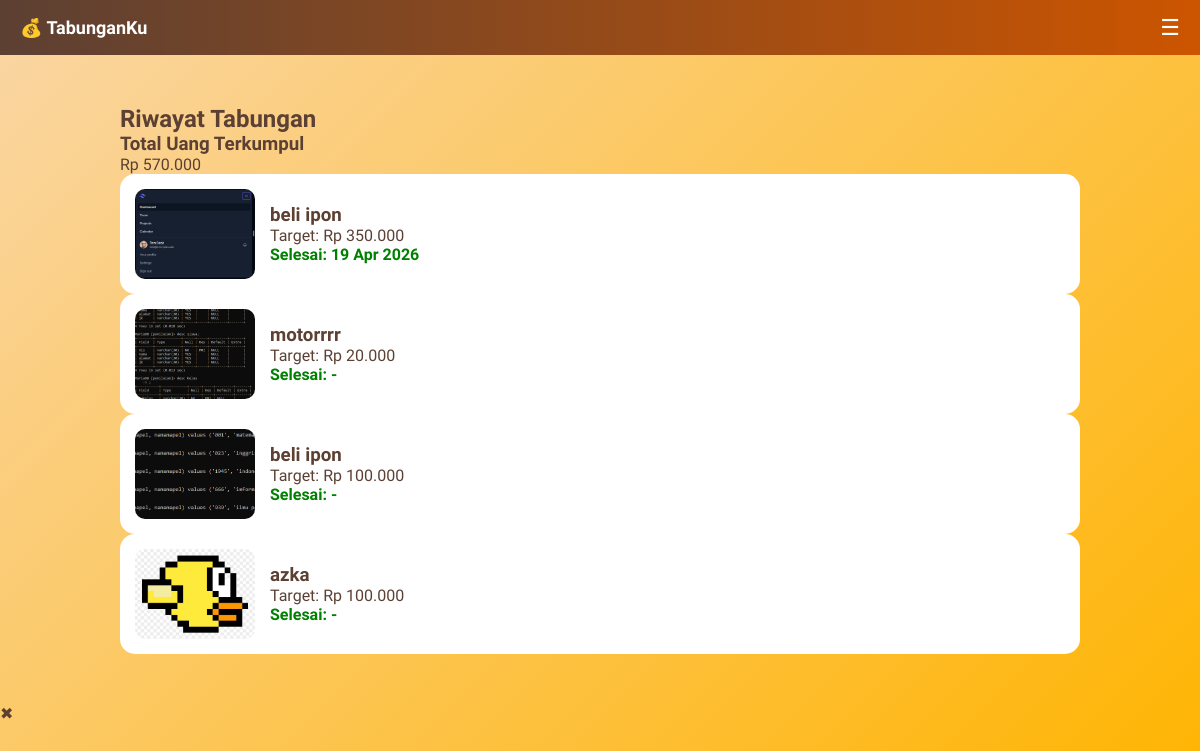
The page /rencana_tabungan/riwayat.php (signed in) on the database its author committed.
### tables this page shows
CREATE TABLE `tabungan` (
  `id` int(11) NOT NULL,
  `user_id` int(11) DEFAULT NULL,
  `judul` varchar(100) DEFAULT NULL,
  `foto` varchar(255) DEFAULT NULL,
  `target_nominal` int(11) DEFAULT NULL,
  `target_tanggal` date DEFAULT NULL,
  `status` varchar(20) NOT NULL DEFAULT 'belum',
  `tanggal_mulai` date DEFAULT NULL,
  `updated_at` datetime DEFAULT NULL
);

### rencana_tabungan/riwayat.php (the view, shortened to what this page needs)
<?php
include "config/koneksi.php";
include "layout/header.php";
$user_id = $_SESSION['user_id'];
$total_riwayat = mysqli_fetch_assoc(mysqli_query($conn, "
SELECT SUM(target_nominal) as total
FROM tabungan
WHERE user_id='$user_id' AND status='selesai'
"));
$query = mysqli_query($conn, "
SELECT * FROM tabungan
WHERE user_id='$user_id' AND status='selesai'
ORDER BY updated_at DESC
");
?>
<div class="container">
<h2> Riwayat Tabungan</h2>
<div class="card highlight">
    <h3>Total Uang Terkumpul</h3>
    <p class="total-uang">
        Rp <?= number_format($total_riwayat['total'] ?? 0,0,',','.') ?>
    </p>
</div>
<div class="riwayat-list">
<?php while ($row = mysqli_fetch_assoc($query)) { ?>
<?php
$tanggal = $row['updated_at']
    ? date("d M Y", strtotime($row['updated_at']))
    : "-";
?>
<div class="riwayat-card fade-in">
    <img src="upload/<?= $row['foto'] ?>"
         class="riwayat-img"
         onclick="zoomGambar(this.src)">
    <div class="riwayat-info">
        <h3><?= $row['judul'] ?></h3>
        <p>Target: Rp <?= number_format($row['target_nominal'],0,',','.') ?></p>
        <p class="tanggal">
             Selesai: <?= $tanggal ?>
        </p>
    </div>
</div>
<?php } ?>
</div>
</div>
<div id="imgModal" class="img-modal">
    <span onclick="tutupZoom()">✖</span>
</div>
<?php include "layout/footer.php"; ?>

### rencana_tabungan/assets/style.css (style rules this page uses)
* { margin: 0; padding: 0; box-sizing: border-box; }
body { font-family: 'Didact Gothic', sans-serif; background: linear-gradient(135deg, #FAD6A5, #FFB400); color: #5C4033; min-height: 100vh; }
.container { max-width: 1000px; margin: 30px auto; padding: 20px; }
.riwayat-card { display: flex; align-items: center; gap: 15px; background: white; padding: 15px; border-radius: 15px; height: 120px; overflow: hidden; }
.riwayat-img { width: 120px; height: 100%; object-fit: cover; border-radius: 10px; }
.riwayat-info { flex: 1; }
.tanggal { color: green; font-weight: bold; }

### rows shown on the page
tabungan: foto (picture), judul "beli ipon", target_nominal "350.000", updated_at "19 Apr 2026"
tabungan: foto (picture), judul "motorrrr", target_nominal "20.000", updated_at "-"
tabungan: foto (picture), judul "beli ipon", target_nominal "100.000", updated_at "-"
tabungan: foto (picture), judul "azka", target_nominal "100.000", updated_at "-"

### other values the page prints
$total_riwayat['total'] "570.000"
